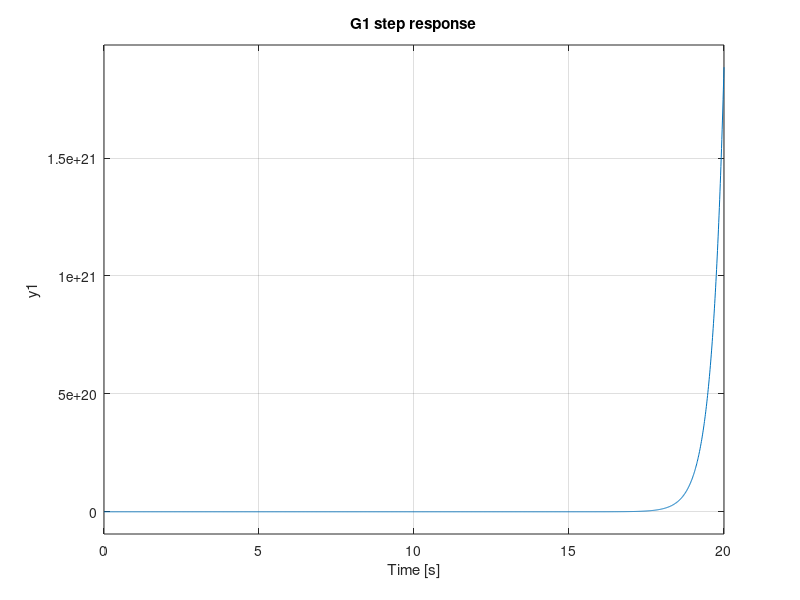
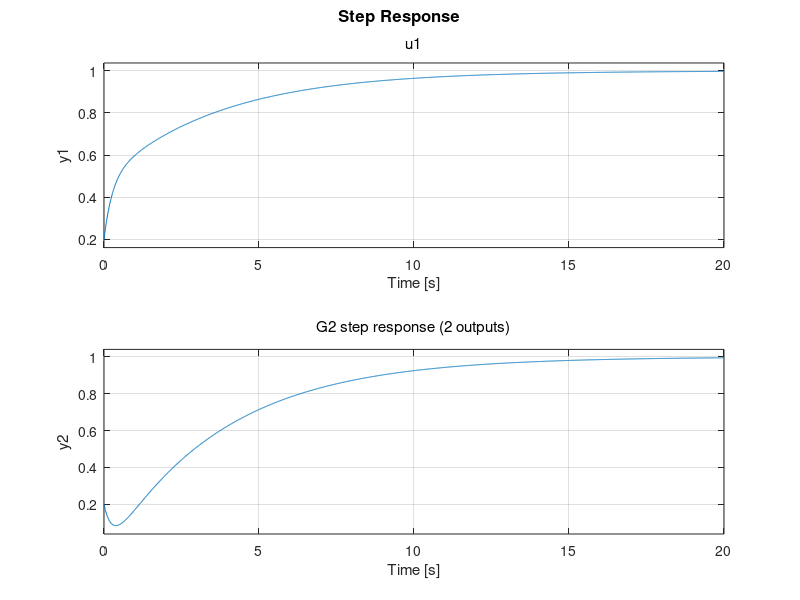
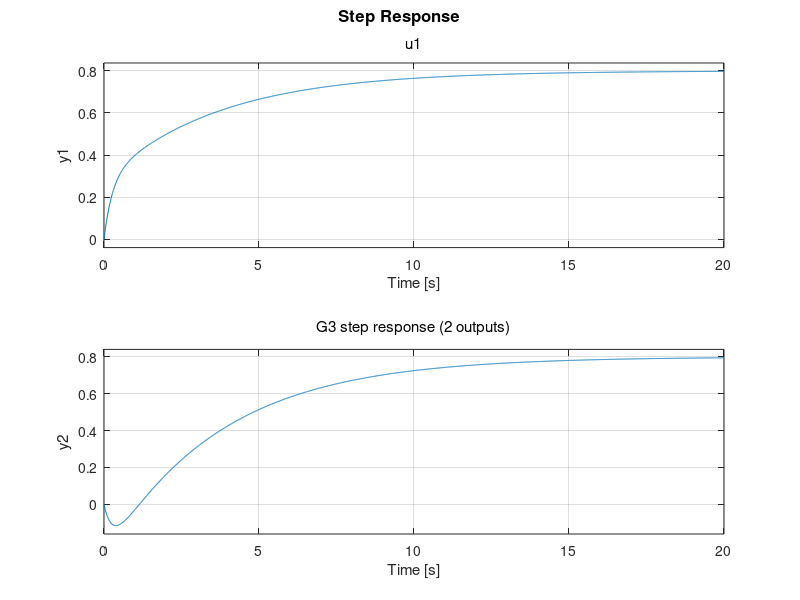
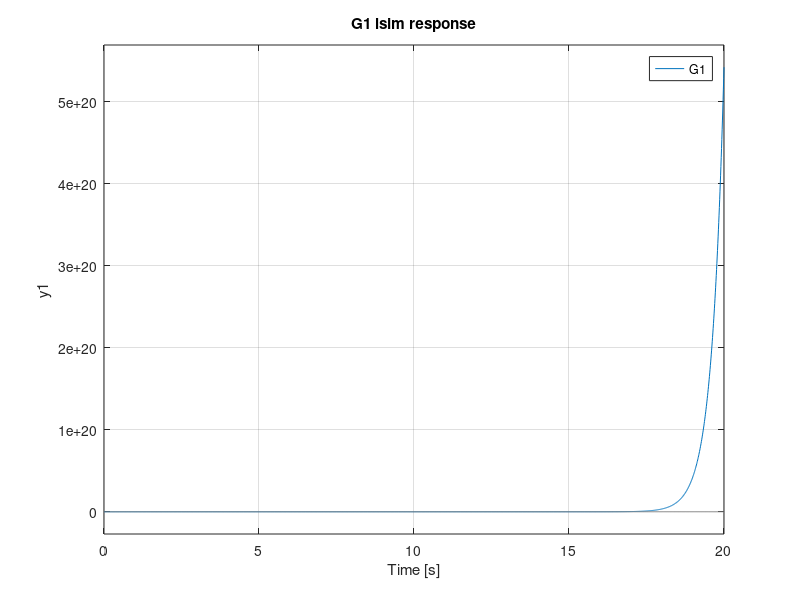

The MATLAB source for these figures, in order:
%% Sensors & Systems - Model simulation
clear; clc; close all;

s = tf('s');

%% 1) Define models
% G1(s)
G1 = (0.5*s + 1) / (s^3 - 3*s^2 + 0.4*s + 2);

% G2(s): 2 outputs, 1 input (transfer vector)
G2 = [ (0.2*s^2 + 2*s + 1)/(s^2 + 4*s + 1);
       (0.2*s^2 + 1)/(s^2 + 4*s + 1) ];

% G3: state-space
A3 = [-4 -1;
       1  0];
B3 = [2; 0];
C3 = [ 0.6  0.4;
      -0.4  0.4];
D3 = [0; 0];

G3 = ss(A3,B3,C3,D3);

%% 2) Simulate responses
t = 0:0.01:20;

figure; step(G1,t); grid on; title('G1 step response');
figure; step(G2,t); grid on; title('G2 step response (2 outputs)');
figure; step(G3,t); grid on; title('G3 step response (2 outputs)');

% Optional: arbitrary input with lsim
u = sin(0.8*t) + 0.5*(t >= 5);
figure; lsim(G1,u,t); grid on; title('G1 lsim response');
figure; lsim(G2,u,t); grid on; title('G2 lsim response');
figure; lsim(G3,u,t); grid on; title('G3 lsim response');

%% 3) Stability + observability checks
% For transfer functions, convert to minimal SS first
sys1 = minreal(ss(G1));
[A1,~,C1,~] = ssdata(sys1);

sys2 = minreal(ss(G2));
[A2,~,C2,~] = ssdata(sys2);

% G3 already in SS
[A3s,~,C3s,~] = ssdata(G3);

isObs1 = rank(obsv(A1,C1)) == size(A1,1);
isObs2 = rank(obsv(A2,C2)) == size(A2,1);
isObs3 = rank(obsv(A3s,C3s)) == size(A3s,1);

isStable1 = all(real(pole(G1)) < 0);
isStable2 = all(real(pole(G2)) < 0);
isStable3 = all(real(eig(A3s)) < 0);

disp('--- Results ---');
fprintf('G1: observable = %d, stable = %d\n', isObs1, isStable1);
fprintf('G2: observable = %d, stable = %d\n', isObs2, isStable2);
fprintf('G3: observable = %d, stable = %d\n', isObs3, isStable3);

disp('Poles / Eigenvalues:');
disp('G1 poles:'), disp(pole(G1).');
disp('G2 poles:'), disp(pole(G2).');
disp('G3 eigenvalues:'), disp(eig(A3s).');
